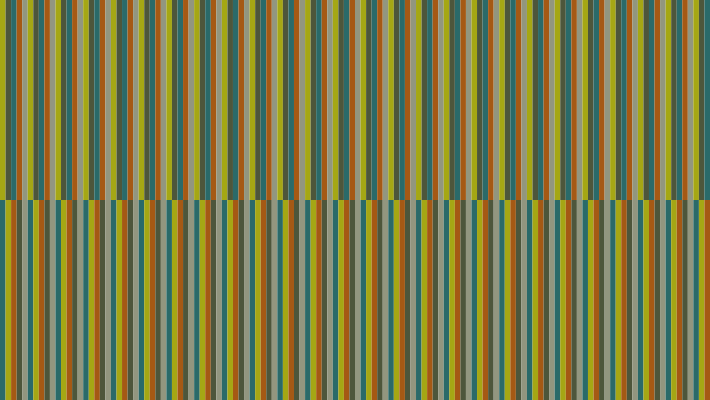
Frame 1 (no input)
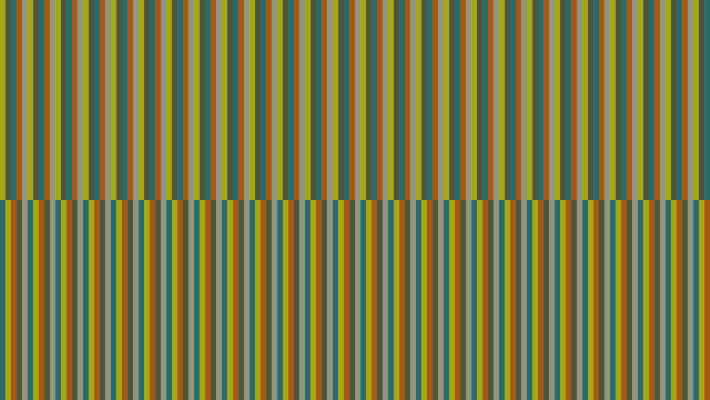
Frame 2 (the mouse pressed at the canvas centre, redrawn once)

The p5.js sketch that drew these frames (run headless with seeded random() and noise() and a simulated clock; the mouse was pressed at the canvas centre and the sketch redrawn once):

// p5.js sketch
// ── sketch.js
let a, b, c, d, e;

function setup() {
    createCanvas(710, 400);
    noStroke();
    noLoop();

    a = color(165, 167, 20);
    b = color(77, 86, 59);
    c = color(42, 106, 105);
    d = color(165, 89, 20);
    e = color(146, 150, 127);
}

function draw() {
    drawBand(a, b, c, d, e, 0, width / 128);
    drawBand(c, a, d, b, e, height / 2, width / 128);
}

function drawBand(v, w, x, y, z, ypos, barWidth) {
    let num = 5;
    let colorOrder = [v, w, x, y, z];
    for (let i = 0; i < width; i += barWidth * num) {
        for (let j = 0; j < num; j++) {
            fill(colorOrder[j]);
            rect(i + j * barWidth, ypos, barWidth, height / 2);
        }
    }
}
